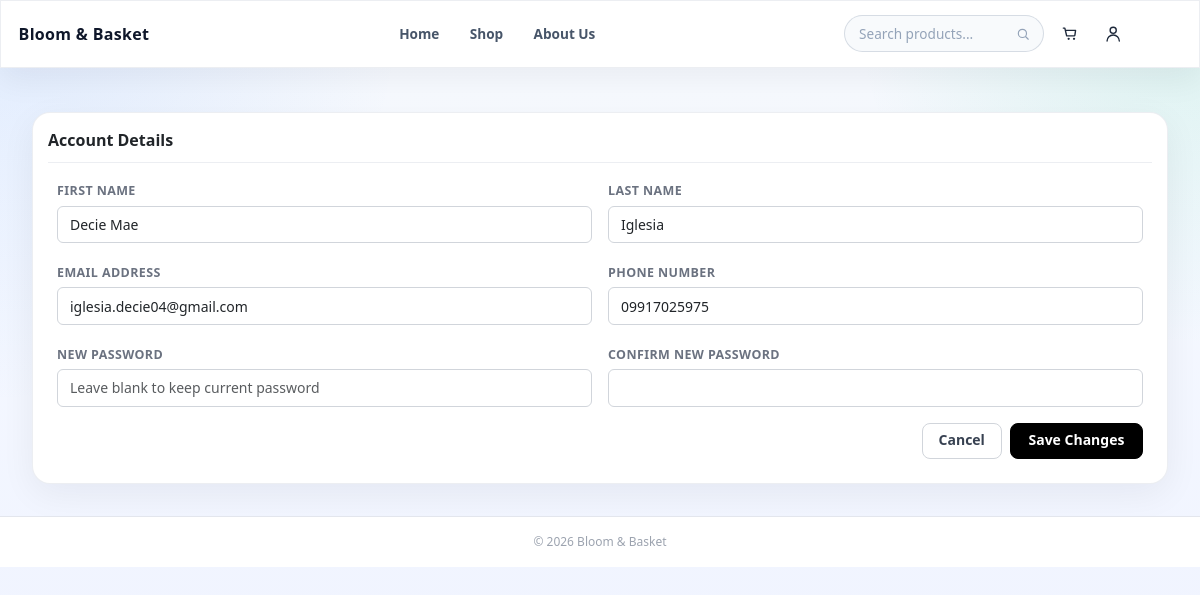
Page /customer_profile.php (signed in) on the committed database.
### tables this page shows
CREATE TABLE `users` (
  `user_id` int(11) NOT NULL AUTO_INCREMENT,
  `first_name` varchar(50) NOT NULL,
  `last_name` varchar(50) NOT NULL,
  `email` varchar(100) NOT NULL,
  `password` varchar(255) NOT NULL,
  `phone_number` varchar(20) DEFAULT NULL,
  `created_at` timestamp NOT NULL DEFAULT current_timestamp(),
  PRIMARY KEY (`user_id`),
  UNIQUE KEY `email` (`email`)
);

### includes/customer_system.php (called while the page is built, shortened)
<?php
function currentCustomerId(): ?int
{
    return !empty($_SESSION['customer_user_id']) ? (int)$_SESSION['customer_user_id'] : null;
}
function fetchCurrentCustomer(mysqli $conn): ?array
{
    $customerId = currentCustomerId();
    $stmt = $conn->prepare('SELECT user_id, first_name, last_name, email, phone_number, created_at FROM users WHERE user_id = ?');
    $stmt->bind_param('i', $customerId);
    $stmt->execute();
    $result = $stmt->get_result();
    $customer = $result ? $result->fetch_assoc() : null;
    return $customer ?: null;
}

### customer_profile.php (the view, shortened to what this page needs)
<?php
require_once 'config/db.php';
require_once 'includes/customer_system.php';
$conn = getConnection();
$customer = fetchCurrentCustomer($conn);
$customer = fetchCurrentCustomer($conn) ?: $customer;
?>
<!DOCTYPE html>
<html lang="en">
<head>
    <link rel="stylesheet" href="https://cdn.jsdelivr.net/npm/bootstrap@5.3.3/dist/css/bootstrap.min.css">
    <link rel="stylesheet" href="assets/style.css">
    <link rel="stylesheet" href="assets/customer.css">
</head>
<body class="customer-ui customer-page">
<?php $customerActivePage = 'profile'; require_once 'includes/customer_nav.php'; ?>
<div id="main-content">
    <div class="page-content">
        <div class="customer-card">
            <div class="card-header">Account Details</div>
            <div class="card-body p-4" style="margin-top: -25px;">
                <form method="post" class="row g-3">
                    <div class="col-md-6">
                        <label class="form-label" for="first_name">First Name</label>
                        <input type="text" class="form-control" id="first_name" name="first_name" required maxlength="100" value="<?= htmlspecialchars($_POST['first_name'] ?? $customer['first_name']) ?>">
                    </div>
                    <div class="col-md-6">
                        <label class="form-label" for="last_name">Last Name</label>
                        <input type="text" class="form-control" id="last_name" name="last_name" required maxlength="100" value="<?= htmlspecialchars($_POST['last_name'] ?? $customer['last_name']) ?>">
                    </div>
                    <div class="col-md-6">
                        <label class="form-label" for="email">Email Address</label>
                        <input type="email" class="form-control" id="email" name="email" required maxlength="255" value="<?= htmlspecialchars($_POST['email'] ?? $customer['email']) ?>">
                    </div>
                    <div class="col-md-6">
                        <label class="form-label" for="phone_number">Phone Number</label>
                        <input type="tel" class="form-control" id="phone_number" name="phone_number" inputmode="tel" maxlength="20" pattern="[0-9+()\-\s]{7,20}" title="Use 7 to 20 digits and may include spaces, +, -, or parentheses." value="<?= htmlspecialchars($_POST['phone_number'] ?? ($customer['phone_number'] ?? '')) ?>">
                    </div>
                    <div class="col-md-6">
                        <label class="form-label" for="new_password">New Password</label>
                        <input type="password" class="form-control" id="new_password" name="new_password" placeholder="Leave blank to keep current password" minlength="8" pattern="(?=.*[A-Za-z])(?=.*\d)(?=.*[^A-Za-z\d]).{8,}" title="Use at least 8 characters with letters, numbers, and special characters.">
                    </div>
                    <div class="col-md-6">
                        <label class="form-label" for="confirm_password">Confirm New Password</label>
                        <input type="password" class="form-control" id="confirm_password" name="confirm_password" minlength="8">
                    </div>
                    <div class="col-12 d-flex gap-2 justify-content-end">
                        <a href="customer_dashboard.php" class="btn btn-outline-secondary">Cancel</a>
                        <button type="submit" class="btn btn-primary">Save Changes</button>
                    </div>
                </form>
            </div>
        </div>
    </div>
    <div class="page-footer">
        &copy; <?= date('Y') ?> Bloom &amp; Basket
    </div>
</div>
</body>
</html>

### assets/style.css (style rules this page uses)
body { background-color: #f5f6fa; font-family: 'Segoe UI', system-ui, -apple-system, sans-serif; }
.page-content { flex: 1; padding: 2rem; }
.form-label { font-size: .78rem; font-weight: 700; letter-spacing: .4px; text-transform: uppercase; color: #6b7280; margin-bottom: .3rem; }
.form-control, .form-select { font-size: .875rem; border: 1px solid #d1d5db; border-radius: 6px; padding: .45rem .75rem; }
.btn { display: inline-flex; align-items: center; justify-content: center; gap: .4rem; font-size: .875rem; font-weight: 600; line-height: 1.2; padding: .55rem 1rem; border-radius: 8px; transition: all .18s ease; }
.btn-primary { background-color: #000000; border-color: #000000; color: #fff; font-size: .875rem; font-weight: 600; padding: .55rem 1.1rem; }
.btn-outline-secondary { border-color: #d1d5db; color: #374151; }
.page-footer { padding: 1rem 2rem; font-size: .75rem; color: #9ca3af; border-top: 1px solid #e3e6ed; background: #fff; text-align: center; }

### assets/customer.css (style rules this page uses)
body.customer-ui { background: radial-gradient(circle at top left, rgba(59, 130, 246, .12), transparent 28%), radial-gradient(circle at top right, rgba(16, 185, 129, .12), transparent 24%), linear-gradient(180deg, #f8fbff 0%, #eef2ff 100%); }
body.customer-ui.customer-page { --customer-nav-space: 4.5rem; }
body.customer-ui.customer-page #main-content { min-height: 100vh; padding-top: calc(var(--customer-nav-space) + .5rem); }
body.customer-ui.customer-page .page-footer { position: static; background: #fff; }
.customer-card { background: #fff; border: 1px solid rgba(148, 163, 184, .18); border-radius: 18px; box-shadow: 0 10px 35px rgba(15, 23, 42, .06); }
.customer-card .card-header { background: transparent; border-bottom: 1px solid rgba(148, 163, 184, .18); font-weight: 700; margin: 15px; padding-bottom: 10px; }

### rows in the picture
users: first_name "Decie Mae", last_name "Iglesia", email "iglesia.decie04@gmail.com", phone_number "09917025975"
